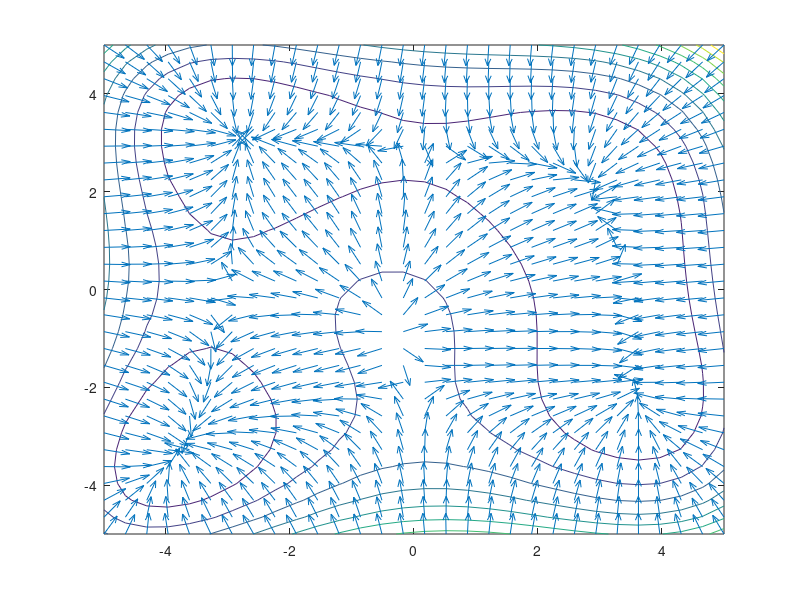

The MATLAB script that drew this image:
clear;
clf;
close all;

xx=linspace(-5,5,30);
[X,Y]=meshgrid(xx,xx);
f=@(x,y) (x.^2+y-11).^2+(x+y.^2-7).^2;
F=@(v) f(v(1),v(2));

Z=f(X,Y);
% figure(1)
% mesh(X,Y,Z);

% figure(2)
contour(X,Y,Z)
[dX,dY]=gradient(Z);
L=sqrt(dX.^2+dY.^2);
hold on
quiver(X,Y,-dX./L,-dY./L)
%quiver(X,Y,dX,dY)
[l1,v1]=fminunc(F,[-3 3.2])



% a=[-1,2,4,3,-3]'; % the given numbers
% f=@(x) sum((a-x).^2);
% 
% xx=linspace(min(a),max(a));
% plot(xx,f(xx))
% 
% [loc1,val1]=fminbnd(f, min(a), max(a))
% [loc2,val2]=fminunc(f,0)
% [loc3,val3]=fminsearch(f,0)
% ctrl+r

% xx=linspace(-2,2,30);
% [X,Y]=meshgrid(xx,xx);
% Z=X.^2-Y.^2;
% mesh(X,Y,Z)
